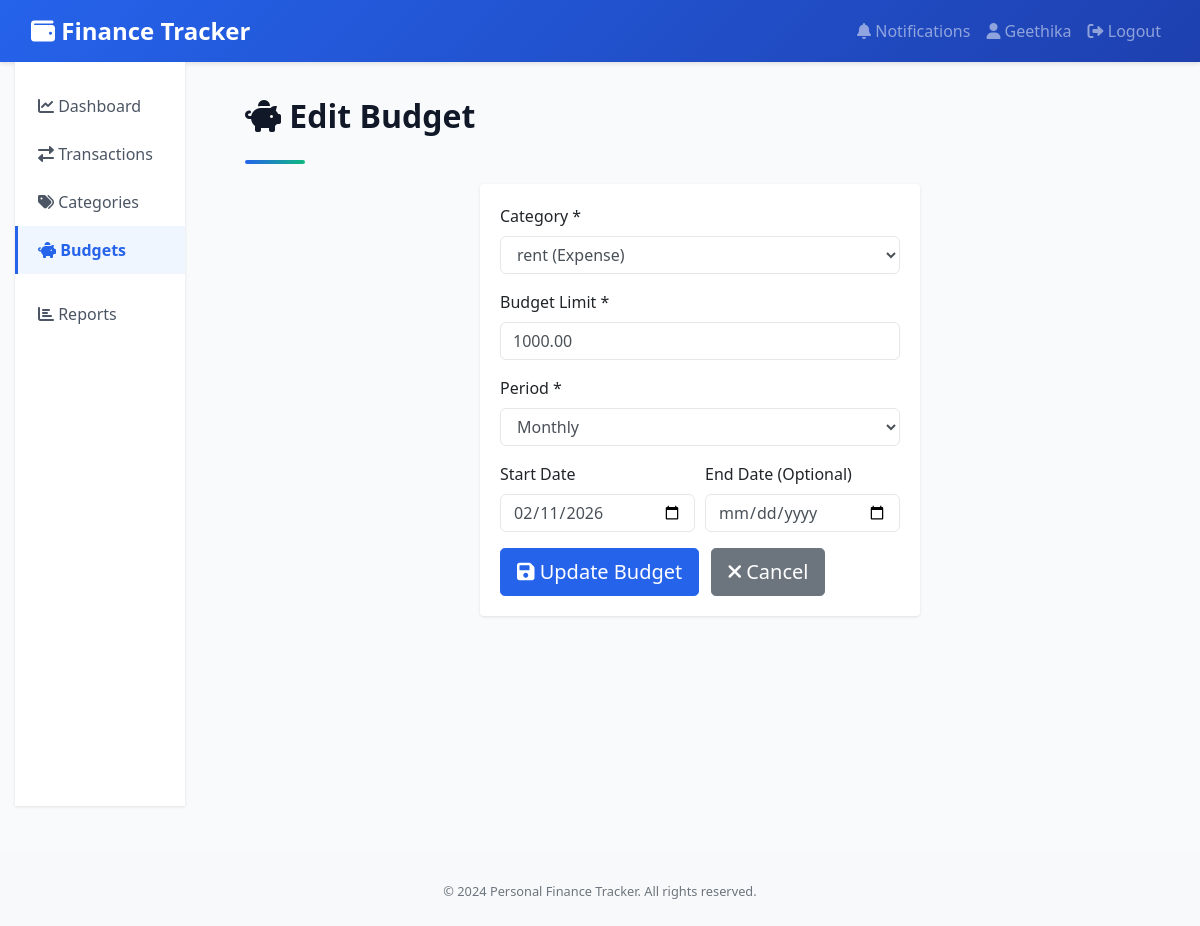
The page /budgets/2/edit/ (signed in) on the database its author committed.
### budgets/models.py (models this page shows, shortened)
class Budget(models.Model):
    PERIOD_CHOICES = (
        ('daily', 'Daily'),
        ('weekly', 'Weekly'),
        ('monthly', 'Monthly'),
        ('yearly', 'Yearly'),
    )
    user = models.ForeignKey(User, on_delete=models.CASCADE)
    category = models.ForeignKey(Category, on_delete=models.CASCADE)
    limit = models.DecimalField(max_digits=10, decimal_places=2)
    spent = models.DecimalField(max_digits=10, decimal_places=2, default=0)
    period = models.CharField(max_length=10, choices=PERIOD_CHOICES, default='monthly')
    start_date = models.DateField(default=date.today)
    end_date = models.DateField(null=True, blank=True)
    created_at = models.DateTimeField(default=timezone.now)
    updated_at = models.DateTimeField(auto_now=True)
    class Meta:
        ordering = ['category']
        unique_together = ('user', 'category', 'period')

### budgets/views.py (the view)
# urls.py: path('budgets/<int:pk>/edit/', views.budget_edit, name='budget_edit'),
@login_required
def budget_edit(request, pk):
    budget = get_object_or_404(Budget, pk=pk, user=request.user)
    if request.method == 'POST':
        form = BudgetForm(request.POST, instance=budget, user=request.user)
        if form.is_valid():
            budget = form.save(commit=False)
            budget.clean()
            budget.save()
            messages.success(request, f'Budget for "{budget.category.name}" updated successfully!')
            return redirect('budget_list')
    else:
        form = BudgetForm(instance=budget, user=request.user)
    return render(request, 'budgets/budget_form.html', {'form': form, 'action': 'Edit', 'budget': budget})

### budgets/forms.py (shortened to what this page needs)
class BudgetForm(forms.ModelForm):
    class Meta:
        model = Budget
        fields = ['category', 'limit', 'period', 'start_date', 'end_date']
        widgets = {
            'category': forms.Select(attrs={'class': 'form-control'}),
            'limit': forms.NumberInput(attrs={'class': 'form-control', 'placeholder': 'Budget limit', 'step': '0.01'}),
            'period': forms.Select(attrs={'class': 'form-control'}),
            'start_date': forms.DateInput(attrs={'class': 'form-control', 'type': 'date'}),
            'end_date': forms.DateInput(attrs={'class': 'form-control', 'type': 'date'}),
        }
    def __init__(self, *args, **kwargs):
        user = kwargs.pop('user', None)
        super().__init__(*args, **kwargs)
        if user:
            from transactions.models import Category
            self.fields['category'].queryset = Category.objects.filter(user=user, type='expense')

### transactions/models.py (called while the page is built)
    def __str__(self):
        return f"{self.name} ({self.get_type_display()})"

### templates/budgets/budget_form.html (shortened to what this page needs)
{% extends 'base.html' %}
{% block content %}
<div class="page-title">
    <i class="fas fa-piggy-bank"></i> {% if action == 'Edit' %}Edit{% else %}Create{% endif %} Budget
</div>
<div class="underline"></div>
<div class="row">
    <div class="col-md-6 offset-md-3">
        <div class="card">
            <div class="card-body">
                <form method="post" novalidate>
                    <div class="form-group">
                        <label for="{{ form.category.id_for_label }}">Category *</label>
                        {{ form.category }}
                    </div>
                    <div class="form-group">
                        <label for="{{ form.limit.id_for_label }}">Budget Limit *</label>
                        {{ form.limit }}
                    </div>
                    <div class="form-group">
                        <label for="{{ form.period.id_for_label }}">Period *</label>
                        {{ form.period }}
                    </div>
                    <div class="form-row">
                        <div class="form-group col-md-6">
                            <label for="{{ form.start_date.id_for_label }}">Start Date</label>
                            {{ form.start_date }}
                        </div>
                        <div class="form-group col-md-6">
                            <label for="{{ form.end_date.id_for_label }}">End Date (Optional)</label>
                            {{ form.end_date }}
                        </div>
                    </div>
                    <button type="submit" class="btn btn-primary btn-lg">
                        <i class="fas fa-save"></i> {% if action == 'Edit' %}Update{% else %}Create{% endif %} Budget
                    </button>
                    <a href="{% url 'budget_list' %}" class="btn btn-secondary btn-lg ml-2">
                        <i class="fas fa-times"></i> Cancel
                    </a>
                </form>
            </div>
        </div>
    </div>
</div>
{% endblock %}

### templates/base.html (shortened to what this page needs)
<!DOCTYPE html>
<html lang="en">
<head>
    <link href="https://cdn.jsdelivr.net/npm/bootstrap@4.6.0/dist/css/bootstrap.min.css" rel="stylesheet">
    <link rel="stylesheet" href="https://cdnjs.cloudflare.com/ajax/libs/font-awesome/6.0.0/css/all.min.css">
</head>
<body>
    <nav class="navbar navbar-expand-lg navbar-dark">
        <div class="container-fluid">
            <a class="navbar-brand" href="{% url 'dashboard' %}">
                <i class="fas fa-wallet"></i> Finance Tracker
            </a>
            <div class="collapse navbar-collapse" id="navbarNav">
                <ul class="navbar-nav ml-auto">
                    {% if user.is_authenticated %}
                        <li class="nav-item">
                            <a class="nav-link" href="{% url 'notification_list' %}">
                                <i class="fas fa-bell"></i> Notifications
                            </a>
                        </li>
                        <li class="nav-item">
                            <a class="nav-link" href="{% url 'profile' %}">
                                <i class="fas fa-user"></i> {{ user.first_name|default:user.username }}
                            </a>
                        </li>
                        <li class="nav-item">
                            <a class="nav-link" href="{% url 'logout' %}">
                                <i class="fas fa-sign-out-alt"></i> Logout
                            </a>
                        </li>
                    {% endif %}
                </ul>
            </div>
        </div>
    </nav>
    <div class="container-fluid">
        <div class="row">
            {% if user.is_authenticated %}
                <div class="col-md-2">
                    <div class="sidebar">
                        <div class="nav flex-column">
                            <a class="nav-link {% if request.resolver_match.url_name == 'dashboard' %}active{% endif %}" href="{% url 'dashboard' %}">
                                <i class="fas fa-chart-line"></i> Dashboard
                            </a>
                            <a class="nav-link {% if 'transaction' in request.resolver_match.url_name %}active{% endif %}" href="{% url 'transaction_list' %}">
                                <i class="fas fa-exchange-alt"></i> Transactions
                            </a>
                            <a class="nav-link {% if 'category' in request.resolver_match.url_name %}active{% endif %}" href="{% url 'category_list' %}">
                                <i class="fas fa-tags"></i> Categories
                            </a>
                            <a class="nav-link {% if 'budget' in request.resolver_match.url_name %}active{% endif %}" href="{% url 'budget_list' %}">
                                <i class="fas fa-piggy-bank"></i> Budgets
                            </a>
                            <a class="nav-link" href="{% url 'report_monthly' %}">
                                <i class="fas fa-chart-bar"></i> Reports
                            </a>
                        </div>
                    </div>
                </div>
                <div class="col-md-10">
            {% endif %}
            <div class="content-area">
                {% block content %}{% endblock %}
            </div>
            {% if user.is_authenticated %}
                </div>
            {% endif %}
        </div>
    </div>
    <footer class="bg-light py-4 mt-5">
        <div class="container-fluid text-center">
            <small class="text-muted">&copy; 2024 Personal Finance Tracker. All rights reserved.</small>
        </div>
    </footer>
</body>
</html>

### templates/base.html (style rules this page uses)
:root { --primary-color: #2563eb; --secondary-color: #10b981; --danger-color: #ef4444; --warning-color: #f59e0b; }
body { background-color: #f9fafb; font-family: 'Segoe UI', Tahoma, Geneva, Verdana, sans-serif; }
.navbar { background: linear-gradient(135deg, var(--primary-color) 0%, #1e40af 100%); box-shadow: 0 2px 4px rgba(0,0,0,0.1); }
.navbar-brand { font-weight: 700; font-size: 1.5rem; }
.sidebar { background-color: #ffffff; box-shadow: 0 1px 3px rgba(0,0,0,0.1); min-height: calc(100vh - 56px); padding: 20px 0; }
.sidebar .nav-link { color: #4b5563; padding: 12px 20px; border-left: 3px solid transparent; transition: all 0.3s ease; }
.sidebar .nav-link.active { background-color: #eff6ff; border-left-color: var(--primary-color); color: var(--primary-color); font-weight: 600; }
.content-area { padding: 30px; }
.card { border: none; box-shadow: 0 1px 3px rgba(0,0,0,0.1); transition: all 0.3s ease; }
.btn-primary { background-color: var(--primary-color); border-color: var(--primary-color); }
.form-control, .form-select { border-radius: 6px; border: 1px solid #e5e7eb; }
.page-title { font-size: 2rem; font-weight: 700; color: #111827; margin-bottom: 20px; }
.underline { width: 60px; height: 4px; background: linear-gradient(90deg, var(--primary-color) 0%, var(--secondary-color) 100%); border-radius: 2px; margin-bottom: 20px; }

### rows shown on the page
Budget: category "rent (Expense)", limit "1000.00", period "Monthly", start_date "02/11/2026"

### other values the page prints
{{ user.first_name|default:user.username }} "Geethika"
